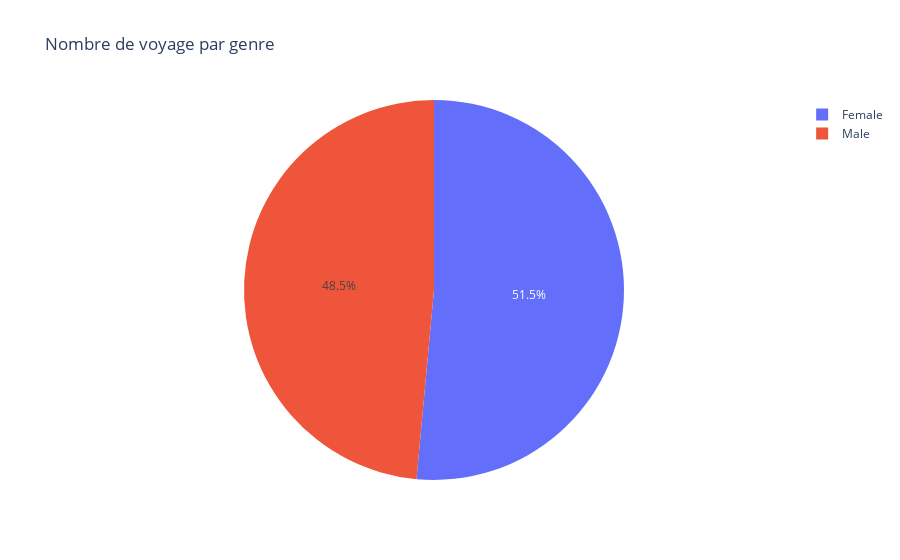

This figure's notebook cell:
### Code cell
gender_counts = df['Traveler gender'].value_counts()

fig = go.Figure(data=[go.Pie(labels=gender_counts.index, values=gender_counts.values)])

fig.update_layout(title='Nombre de voyage par genre')

fig.show()

### Figure 1 — Plotly figure (JSON) as saved in the notebook; plotly's stock layout.template omitted (floating-point values rounded to 4 significant figures)
{"data": [{"labels": ["Female", "Male"], "type": "pie", "values": [70, 66]}], "layout": {"title": {"text": "Nombre de voyage par genre"}}}
